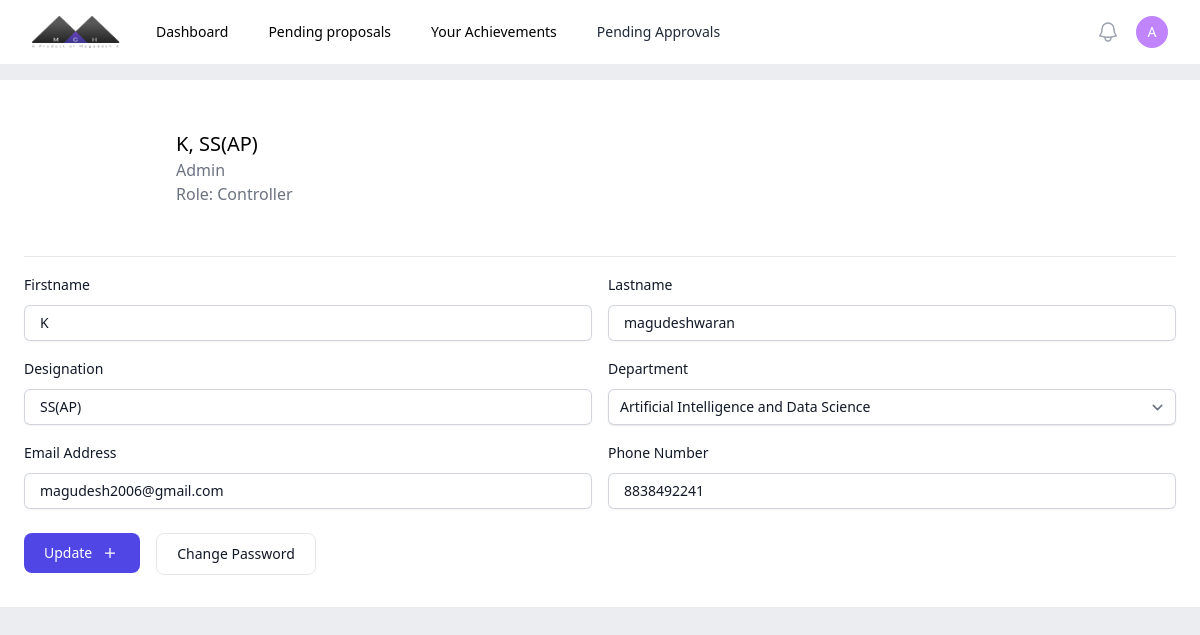
Before: /profile/ (signed in) with the older database file.
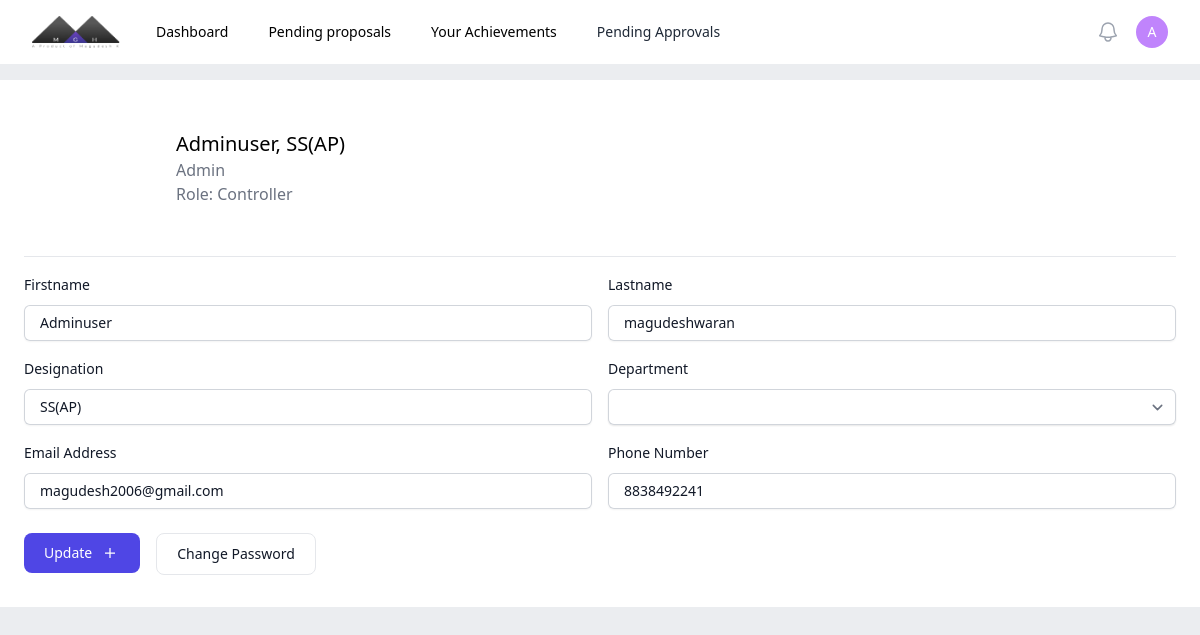
After: the same page with the newer database file.
### authentication/models.py (models this page shows, shortened)
class staff(AbstractUser):
    dept = models.ForeignKey(department, on_delete=models.CASCADE, null=True, blank=True)
    designation = models.CharField(max_length=20)
    phone = models.CharField(max_length=20)

### authentication/views.py (the view, shortened to what this page needs)
# urls.py: path('profile/', atv.profile),
def profile(request):
    return render(request, 'authentication/profile.html')

### authentication/models.py (called while the page is built)
    def __str__(self):
        return self.name

### authentication/templates/authentication/profile.html (shortened to what the changed rows need)
{% load static %}
{% load tailwind_tags %}
<!DOCTYPE html>
<html lang="en">
<head>
    {% tailwind_css %}
</head>
<body class="bg-[#ebedf0]">
    {% include 'central/nav.html' %}
    <div class="mt-4 bg-white p-6">
        <div class="header flex gap-6 items-center border-b-[1px] pb-6">
            <div class="headinfo">
                <p class="font-medium text-xl">{{request.user.first_name}}, {{request.user.designation}}</p>
                <p class="text-gray-500">{{request.user.username}}</p>
                <p class="text-gray-500">Role: {{request.user.groups.first}}</p>
            </div>
        </div>
        <form method="POST">
        <div class="min-w-full">
            <div class="flex gap-4 min-w-full flex-wrap lg:flex-nowrap">
            <div class="mt-4 w-full">
                <div class="mt-2 min-w-full">
                  <div class="min-w-full flex rounded-md shadow-sm ring-1 ring-inset ring-gray-300 focus-within:ring-2 focus-within:ring-inset focus-within:ring-indigo-600 sm:max-w-md">
                    <input type="text" maxlength="100" name="first_name" id="title" value="{{request.user.first_name}}" class="min-w-full block border-0 bg-transparent py-1.5 pl-4 text-gray-900 placeholder:text-gray-400 focus:ring-0 sm:text-sm sm:leading-6" >
                  </div>
                </div>
            </div>
            <div class="mt-4 w-full">
                <div class="mt-2 min-w-full">
                  <div class="min-w-full flex rounded-md shadow-sm ring-1 ring-inset ring-gray-300 focus-within:ring-2 focus-within:ring-inset focus-within:ring-indigo-600 sm:max-w-md">
                    <input type="text" maxlength="100" name="last_name" id="title" value="{{request.user.last_name}}" class="min-w-full block border-0 bg-transparent py-1.5 pl-4 text-gray-900 placeholder:text-gray-400 focus:ring-0 sm:text-sm sm:leading-6" >
                  </div>
                </div>
            </div>
            </div>
        </div>
        <div class="min-w-full">
            <div class="flex gap-4 min-w-full flex-wrap lg:flex-nowrap">
            <div class="mt-4 w-full">
                <div class="mt-2 min-w-full">
                  <div class="min-w-full flex rounded-md shadow-sm ring-1 ring-inset ring-gray-300 focus-within:ring-2 focus-within:ring-inset focus-within:ring-indigo-600 sm:max-w-md">
                    <input type="text" maxlength="100" name="designation" id="title" value="{{request.user.designation}}" class="min-w-full block border-0 bg-transparent py-1.5 pl-4 text-gray-900 placeholder:text-gray-400 focus:ring-0 sm:text-sm sm:leading-6" >
                  </div>
                </div>
            </div>
            <div class="mt-4 w-full">
                <div class="mt-2 min-w-full">
                  <div class="min-w-full flex rounded-md shadow-sm ring-1 ring-inset ring-gray-300 focus-within:ring-2 focus-within:ring-inset focus-within:ring-indigo-600 sm:max-w-md">
                    <select id="department" value="null" name="department" class="block min-w-full rounded-md border-0 py-1.5 text-gray-900 shadow-sm ring-1 ring-inset ring-gray-300 focus:ring-2 focus:ring-inset focus:ring-indigo-600 sm:text-sm sm:leading-6">
                        <option value="Artificial Intelligence and Data Science">Artificial Intelligence and Data Science</option>
                  </select>
                  </div>
                </div>
            </div>
            </div>
        </div>
        <div class="min-w-full">
            <div class="flex gap-4 min-w-full flex-wrap lg:flex-nowrap">
            <div class="mt-4 w-full">
                <div class="mt-2 min-w-full">
                  <div class="min-w-full flex rounded-md shadow-sm ring-1 ring-inset ring-gray-300 focus-within:ring-2 focus-within:ring-inset focus-within:ring-indigo-600 sm:max-w-md">
                    <input type="text" maxlength="100" name="email" id="title" value="{{request.user.email}}" class="min-w-full block border-0 bg-transparent py-1.5 pl-4 text-gray-900 placeholder:text-gray-400 focus:ring-0 sm:text-sm sm:leading-6" >
                  </div>
                </div>
            </div>
            <div class="mt-4 w-full">
                <div class="mt-2 min-w-full">
                  <div class="min-w-full flex rounded-md shadow-sm ring-1 ring-inset ring-gray-300 focus-within:ring-2 focus-within:ring-inset focus-within:ring-indigo-600 sm:max-w-md">
                    <input type="text" maxlength="100" name="phone" id="title" value="{{request.user.phone}}" class="min-w-full block border-0 bg-transparent py-1.5 pl-4 text-gray-900 placeholder:text-gray-400 focus:ring-0 sm:text-sm sm:leading-6" >
                  </div>
                </div>
            </div>
            </div>
        </div>
        </form>
    </div>
</body>
</html>

### central/templates/central/nav.html (shortened to what this page needs)
{% load static %}
<nav class="bg-white">
     <div class="mx-auto max-w-7xl px-2 sm:px-6 lg:px-8">
       <div class="relative flex h-16 items-center justify-between">
         <div class="flex flex-1 items-center justify-center sm:items-stretch sm:justify-start">
           <div class="flex flex-shrink-0 items-center">
             <img class="h-8 w-auto" src="{% static 'images/logo.png' %}" alt="Your Company">
           </div>
           <div class="hidden sm:ml-6 sm:block">
             <div class="flex space-x-4">
               <a href="/" class="rounded-md px-3 py-2 text-sm font-medium text-black hover:bg-gray-100" aria-current="page">Dashboard</a>
               <a href="/pendingproposals" class="rounded-md px-3 py-2 text-sm font-medium text-black hover:bg-gray-100 hover:text-black">Pending proposals</a>
               <a href="/achievements" class="rounded-md px-3 py-2 text-sm font-medium text-black hover:bg-gray-100 hover:text-black">Your Achievements</a>
               {% if request.user.groups.first.name == 'Controller' or request.user.groups.first.name == 'HoD'%}
               <a href="/pendingapprovals" class="block rounded-md px-3 py-2 text-sm font-medium text-gray-800 hover:bg-slate-100 hover:text-black">Pending Approvals</a>
               {% endif %}
             </div>
           </div>
         </div>
         <div class="absolute inset-y-0 right-0 flex items-center pr-2 sm:static sm:inset-auto sm:ml-6 sm:pr-0">
           <button type="button" class="relative rounded-full p-1 text-gray-400 hover:text-black focus:outline-none focus:ring-2 focus:ring-white focus:ring-offset-2 focus:ring-offset-gray-800">
             <span class="absolute -inset-1.5"></span>
           </button>
           <div class="relative ml-3">
             <div>
               <button type="button" class="min-w-8 min-h-8 flex items-center justify-center relative rounded-full text-sm border-none focus:outline-none" id="user-menu-button" aria-expanded="false" aria-haspopup="true">
                 <div class="">
                    <p class="text-white font-medium">{{request.user.username|make_list|first}}</p>
                 </div>
               </button>
             </div>
           </div>
         </div>
       </div>
     </div>
   </nav>

Changed rows visible on the page:
changed staff "SS(AP)": user.first_name "K" → "Adminuser"; first_name "K" → "Adminuser"
Other visible differences:
form field department: "Artificial Intelligence and Data Science" → (not shown)
